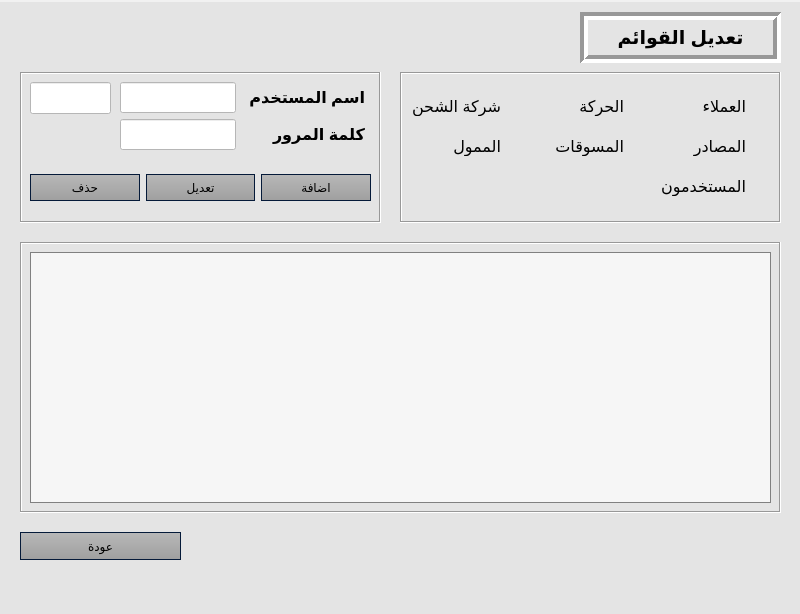
<?xml version="1.0" encoding="UTF-8"?>
<ui version="4.0">
 <class>Managelists</class>
 <widget class="QMainWindow" name="Managelists">
  <property name="geometry">
   <rect>
    <x>0</x>
    <y>0</y>
    <width>800</width>
    <height>614</height>
   </rect>
  </property>
  <property name="windowTitle">
   <string>Manage Lists</string>
  </property>
  <property name="layoutDirection">
   <enum>Qt::RightToLeft</enum>
  </property>
  <property name="styleSheet">
   <string notr="true">background-color: #e4e4e4;
	color: #000;
	selection-background-color: #46a2da;
	selection-color: #fff;</string>
  </property>
  <widget class="QWidget" name="centralwidget">
   <widget class="QPushButton" name="btnBack">
    <property name="geometry">
     <rect>
      <x>20</x>
      <y>530</y>
      <width>161</width>
      <height>28</height>
     </rect>
    </property>
    <property name="styleSheet">
     <string notr="true">QPushButton {
  background-color: qlineargradient(spread:repeat, x1:1, y1:0, x2:1, y2:1, stop:0 rgba(184, 184,      184, 255),stop:1 rgba(159, 159, 159, 255));
	color: #000;
	min-width: 80px;
	border-style: solid;
	border-width: 1px;
	border-color: #051a39;
	padding: 5px;
}
QPushButton#btnBack:hover
{
	background-color: rgba(70,162,218,50%);
	border: 1px solid #46a2da;

}

QPushButton#btnBack:pressed {
    background-color: qlineargradient(x1: 0, y1: 0, x2: 0, y2: 1,
                                      stop: 0 #dadbde, stop: 1 #f6f7fa);
}</string>
    </property>
    <property name="text">
     <string>عودة</string>
    </property>
   </widget>
   <widget class="QFrame" name="frame_3">
    <property name="geometry">
     <rect>
      <x>20</x>
      <y>70</y>
      <width>361</width>
      <height>151</height>
     </rect>
    </property>
    <property name="frameShape">
     <enum>QFrame::Box</enum>
    </property>
    <property name="frameShadow">
     <enum>QFrame::Sunken</enum>
    </property>
    <widget class="QWidget" name="formLayoutWidget">
     <property name="geometry">
      <rect>
       <x>100</x>
       <y>10</y>
       <width>251</width>
       <height>72</height>
      </rect>
     </property>
     <layout class="QFormLayout" name="formLayout">
      <property name="sizeConstraint">
       <enum>QLayout::SetDefaultConstraint</enum>
      </property>
      <property name="fieldGrowthPolicy">
       <enum>QFormLayout::FieldsStayAtSizeHint</enum>
      </property>
      <property name="verticalSpacing">
       <number>6</number>
      </property>
      <item row="0" column="0">
       <widget class="QLabel" name="lblUserName">
        <property name="font">
         <font>
          <family>Arial</family>
          <pointsize>12</pointsize>
          <italic>false</italic>
          <bold>true</bold>
         </font>
        </property>
        <property name="styleSheet">
         <string notr="true">
	background-color: transparent;
	color: rgb(0, 0, 0);</string>
        </property>
        <property name="frameShape">
         <enum>QFrame::Box</enum>
        </property>
        <property name="frameShadow">
         <enum>QFrame::Raised</enum>
        </property>
        <property name="text">
         <string>اسم المستخدم</string>
        </property>
        <property name="textFormat">
         <enum>Qt::PlainText</enum>
        </property>
       </widget>
      </item>
      <item row="0" column="1">
       <widget class="QLineEdit" name="inputUserName">
        <property name="font">
         <font>
          <pointsize>14</pointsize>
         </font>
        </property>
        <property name="styleSheet">
         <string notr="true">background-color: rgb(255, 255, 255);</string>
        </property>
       </widget>
      </item>
      <item row="1" column="1">
       <widget class="QLineEdit" name="inputPassword">
        <property name="font">
         <font>
          <pointsize>14</pointsize>
         </font>
        </property>
        <property name="styleSheet">
         <string notr="true">background-color: rgb(255, 255, 255);</string>
        </property>
       </widget>
      </item>
      <item row="1" column="0">
       <widget class="QLabel" name="lblUserName_2">
        <property name="font">
         <font>
          <family>Arial</family>
          <pointsize>12</pointsize>
          <italic>false</italic>
          <bold>true</bold>
         </font>
        </property>
        <property name="styleSheet">
         <string notr="true">
	background-color: transparent;
	color: rgb(0, 0, 0);</string>
        </property>
        <property name="frameShape">
         <enum>QFrame::Box</enum>
        </property>
        <property name="frameShadow">
         <enum>QFrame::Raised</enum>
        </property>
        <property name="text">
         <string>كلمة المرور</string>
        </property>
        <property name="textFormat">
         <enum>Qt::PlainText</enum>
        </property>
       </widget>
      </item>
     </layout>
    </widget>
    <widget class="QLineEdit" name="inputUnknown">
     <property name="geometry">
      <rect>
       <x>10</x>
       <y>10</y>
       <width>81</width>
       <height>32</height>
      </rect>
     </property>
     <property name="font">
      <font>
       <pointsize>14</pointsize>
      </font>
     </property>
     <property name="styleSheet">
      <string notr="true">background-color: rgb(255, 255, 255);</string>
     </property>
    </widget>
    <widget class="QWidget" name="horizontalLayoutWidget">
     <property name="geometry">
      <rect>
       <x>10</x>
       <y>90</y>
       <width>341</width>
       <height>51</height>
      </rect>
     </property>
     <layout class="QHBoxLayout" name="horizontalLayout">
      <item>
       <widget class="QPushButton" name="btnAdd">
        <property name="styleSheet">
         <string notr="true">QPushButton {
  background-color: qlineargradient(spread:repeat, x1:1, y1:0, x2:1, y2:1, stop:0 rgba(184, 184,      184, 255),stop:1 rgba(159, 159, 159, 255));
	color: #000;
	min-width: 80px;
	border-style: solid;
	border-width: 1px;
	border-color: #051a39;
	padding: 5px;
}
QPushButton#btnAdd:hover
{
	background-color: rgba(70,162,218,50%);
	border: 1px solid #46a2da;

}

QPushButton#btnAdd:pressed {
    background-color: qlineargradient(x1: 0, y1: 0, x2: 0, y2: 1,
                                      stop: 0 #dadbde, stop: 1 #f6f7fa);
}</string>
        </property>
        <property name="text">
         <string>اضافة</string>
        </property>
       </widget>
      </item>
      <item>
       <widget class="QPushButton" name="btnEdit">
        <property name="styleSheet">
         <string notr="true">QPushButton {
  background-color: qlineargradient(spread:repeat, x1:1, y1:0, x2:1, y2:1, stop:0 rgba(184, 184,      184, 255),stop:1 rgba(159, 159, 159, 255));
	color: #000;
	min-width: 80px;
	border-style: solid;
	border-width: 1px;
	border-color: #051a39;
	padding: 5px;
}
QPushButton#btnEdit:hover
{
	background-color: rgba(70,162,218,50%);
	border: 1px solid #46a2da;

}

QPushButton#btnEdit:pressed {
    background-color: qlineargradient(x1: 0, y1: 0, x2: 0, y2: 1,
                                      stop: 0 #dadbde, stop: 1 #f6f7fa);
}</string>
        </property>
        <property name="text">
         <string>تعديل</string>
        </property>
       </widget>
      </item>
      <item>
       <widget class="QPushButton" name="btnDelete">
        <property name="styleSheet">
         <string notr="true">QPushButton {
  background-color: qlineargradient(spread:repeat, x1:1, y1:0, x2:1, y2:1, stop:0 rgba(184, 184,      184, 255),stop:1 rgba(159, 159, 159, 255));
	color: #000;
	min-width: 80px;
	border-style: solid;
	border-width: 1px;
	border-color: #051a39;
	padding: 5px;
}
QPushButton#btnDelete:hover
{
	background-color: rgba(70,162,218,50%);
	border: 1px solid #46a2da;

}

QPushButton#btnDelete:pressed {
    background-color: qlineargradient(x1: 0, y1: 0, x2: 0, y2: 1,
                                      stop: 0 #dadbde, stop: 1 #f6f7fa);
}</string>
        </property>
        <property name="text">
         <string>حذف</string>
        </property>
       </widget>
      </item>
     </layout>
    </widget>
   </widget>
   <widget class="QFrame" name="frame_2">
    <property name="geometry">
     <rect>
      <x>20</x>
      <y>240</y>
      <width>761</width>
      <height>271</height>
     </rect>
    </property>
    <property name="frameShape">
     <enum>QFrame::Box</enum>
    </property>
    <property name="frameShadow">
     <enum>QFrame::Sunken</enum>
    </property>
    <widget class="QListView" name="listViewManageLists">
     <property name="geometry">
      <rect>
       <x>10</x>
       <y>10</y>
       <width>741</width>
       <height>251</height>
      </rect>
     </property>
     <property name="styleSheet">
      <string notr="true">QListView 
{
	background-color: #f6f6f6;
    border : none;
    color: #000;
    show-decoration-selected: 1; 
    outline: 0;
	border: 1px solid gray;

}


QListView#listViewManageLists::disabled 
{
	background-color: #656565;
	color: #1b1b1b;
    border: 1px solid #656565;

}


QListView#listViewManageLists::item 
{
	background-color: #f6f6f6;
    padding: 1px;

}


QListView#listViewManageLists::item:alternate 
{
    background-color: #c6c6c6;

}


QListView#listViewManageLists::item:alternate:selected
{
    background-color: red;

}


QListView#listViewManageLists::item:selected 
{
	background-color: #b78620;
	border: 1px solid #b78620;
	color: #fff;

}


QListView#listViewManageLists::item:selected:!active 
{
	background-color: #46a2da;
	border: 1px solid #46a2da;
	color: #fff;

}


QListView#listViewManageLists::item:selected:active 
{
	background-color: #46a2da;
	border: 1px solid #46a2da;
	color: #fff;

}


QListView#listViewManageLists::item:hover {
    background-color: #5e5e5e;
    border: none;
    color: #000;

}</string>
     </property>
    </widget>
   </widget>
   <widget class="QFrame" name="frame">
    <property name="geometry">
     <rect>
      <x>580</x>
      <y>10</y>
      <width>201</width>
      <height>51</height>
     </rect>
    </property>
    <property name="frameShape">
     <enum>QFrame::Box</enum>
    </property>
    <property name="frameShadow">
     <enum>QFrame::Sunken</enum>
    </property>
    <property name="lineWidth">
     <number>4</number>
    </property>
    <widget class="QLabel" name="label">
     <property name="geometry">
      <rect>
       <x>30</x>
       <y>10</y>
       <width>141</width>
       <height>31</height>
      </rect>
     </property>
     <property name="font">
      <font>
       <family>Arial</family>
       <pointsize>14</pointsize>
       <bold>true</bold>
      </font>
     </property>
     <property name="text">
      <string>تعديل القوائم</string>
     </property>
     <property name="alignment">
      <set>Qt::AlignCenter</set>
     </property>
    </widget>
   </widget>
   <widget class="QFrame" name="frame_4">
    <property name="geometry">
     <rect>
      <x>400</x>
      <y>70</y>
      <width>381</width>
      <height>151</height>
     </rect>
    </property>
    <property name="frameShape">
     <enum>QFrame::Box</enum>
    </property>
    <property name="frameShadow">
     <enum>QFrame::Sunken</enum>
    </property>
    <widget class="QWidget" name="verticalLayoutWidget">
     <property name="geometry">
      <rect>
       <x>5</x>
       <y>10</y>
       <width>361</width>
       <height>131</height>
      </rect>
     </property>
     <layout class="QVBoxLayout" name="verticalLayout">
      <item>
       <layout class="QHBoxLayout" name="horizontalLayout_3">
        <item>
         <widget class="QRadioButton" name="rdbAgents">
          <property name="font">
           <font>
            <family>Arial</family>
            <pointsize>12</pointsize>
            <bold>false</bold>
           </font>
          </property>
          <property name="styleSheet">
           <string notr="true">QRadioButton 
{
	color: #000;
	background-color: transparent;

}


QRadioButton#rdbAgents::indicator::unchecked:hover 
{
	background-color: darkgray;
	border: 2px solid #46a2da;
	border-radius: 6px;
}


QRadioButton#rdbAgents::indicator::checked 
{
	border: 2px solid #52beff;
	border-radius: 6px;
	background-color: #0088da;  
	width: 9px; 
	height: 9px; 

}</string>
          </property>
          <property name="text">
           <string>العملاء</string>
          </property>
         </widget>
        </item>
        <item>
         <widget class="QRadioButton" name="rdbMovement">
          <property name="font">
           <font>
            <family>Arial</family>
            <pointsize>12</pointsize>
            <bold>false</bold>
           </font>
          </property>
          <property name="styleSheet">
           <string notr="true">QRadioButton 
{
	color: #000;
	background-color: transparent;

}


QRadioButton#rdbMovement::indicator::unchecked:hover 
{
	background-color: darkgray;
	border: 2px solid #46a2da;
	border-radius: 6px;
}


QRadioButton#rdbMovement::indicator::checked 
{
	border: 2px solid #52beff;
	border-radius: 6px;
	background-color: #0088da;  
	width: 9px; 
	height: 9px; 

}</string>
          </property>
          <property name="text">
           <string>الحركة</string>
          </property>
         </widget>
        </item>
        <item>
         <widget class="QRadioButton" name="rdbShipping">
          <property name="font">
           <font>
            <family>Arial</family>
            <pointsize>12</pointsize>
            <italic>false</italic>
            <bold>false</bold>
           </font>
          </property>
          <property name="styleSheet">
           <string notr="true">QRadioButton 
{
	color: #000;
	background-color: transparent;

}


QRadioButton#rdbShipping::indicator::unchecked:hover 
{
	background-color: darkgray;
	border: 2px solid #46a2da;
	border-radius: 6px;
}


QRadioButton#rdbShipping::indicator::checked 
{
	border: 2px solid #52beff;
	border-radius: 6px;
	background-color: #0088da;  
	width: 9px; 
	height: 9px; 

}</string>
          </property>
          <property name="text">
           <string>شركة الشحن</string>
          </property>
         </widget>
        </item>
       </layout>
      </item>
      <item>
       <layout class="QHBoxLayout" name="horizontalLayout_2">
        <item>
         <widget class="QRadioButton" name="rdbSource">
          <property name="font">
           <font>
            <family>Arial</family>
            <pointsize>12</pointsize>
            <bold>false</bold>
           </font>
          </property>
          <property name="styleSheet">
           <string notr="true">QRadioButton 
{
	color: #000;
	background-color: transparent;

}


QRadioButton#rdbSource::indicator::unchecked:hover 
{
	background-color: darkgray;
	border: 2px solid #46a2da;
	border-radius: 6px;
}


QRadioButton#rdbSource::indicator::checked 
{
	border: 2px solid #52beff;
	border-radius: 6px;
	background-color: #0088da;  
	width: 9px; 
	height: 9px; 

}</string>
          </property>
          <property name="text">
           <string>المصادر</string>
          </property>
         </widget>
        </item>
        <item>
         <widget class="QRadioButton" name="rdbSalesAgent">
          <property name="font">
           <font>
            <family>Arial</family>
            <pointsize>12</pointsize>
            <italic>false</italic>
            <bold>false</bold>
           </font>
          </property>
          <property name="styleSheet">
           <string notr="true">QRadioButton 
{
	color: #000;
	background-color: transparent;

}


QRadioButton#rdbSalesAgent::indicator::unchecked:hover 
{
	background-color: darkgray;
	border: 2px solid #46a2da;
	border-radius: 6px;
}


QRadioButton#rdbSalesAgen::indicator::checked 
{
	border: 2px solid #52beff;
	border-radius: 6px;
	background-color: #0088da;  
	width: 9px; 
	height: 9px; 

}</string>
          </property>
          <property name="text">
           <string>المسوقات</string>
          </property>
         </widget>
        </item>
        <item>
         <widget class="QRadioButton" name="rdbFund">
          <property name="font">
           <font>
            <family>Arial</family>
            <pointsize>12</pointsize>
            <bold>false</bold>
           </font>
          </property>
          <property name="styleSheet">
           <string notr="true">QRadioButton 
{
	color: #000;
	background-color: transparent;

}


QRadioButton#rdbFund::indicator::unchecked:hover 
{
	background-color: darkgray;
	border: 2px solid #46a2da;
	border-radius: 6px;
}


QRadioButton#rdbFund::indicator::checked 
{
	border: 2px solid #52beff;
	border-radius: 6px;
	background-color: #0088da;  
	width: 9px; 
	height: 9px; 

}</string>
          </property>
          <property name="text">
           <string>الممول</string>
          </property>
         </widget>
        </item>
       </layout>
      </item>
      <item>
       <widget class="QRadioButton" name="rdbUsers">
        <property name="font">
         <font>
          <family>Arial</family>
          <pointsize>12</pointsize>
          <bold>false</bold>
         </font>
        </property>
        <property name="styleSheet">
         <string notr="true">QRadioButton 
{
	color: #000;
	background-color: transparent;

}


QRadioButton#rdbUsers::indicator::unchecked:hover 
{
	background-color: darkgray;
	border: 2px solid #46a2da;
	border-radius: 6px;
}


QRadioButton#rdbUsers::indicator::checked 
{
	border: 2px solid #52beff;
	border-radius: 6px;
	background-color: #0088da;  
	width: 9px; 
	height: 9px; 

}</string>
        </property>
        <property name="text">
         <string>المستخدمون</string>
        </property>
       </widget>
      </item>
     </layout>
    </widget>
   </widget>
  </widget>
  <widget class="QMenuBar" name="menubarManageLists">
   <property name="geometry">
    <rect>
     <x>0</x>
     <y>0</y>
     <width>800</width>
     <height>24</height>
    </rect>
   </property>
   <property name="styleSheet">
    <string notr="true">QMenuBar 
{
	background-color: qlineargradient(spread:repeat, x1:1, y1:0, x2:1, y2:1, stop:0 rgba(227, 227, 227, 255),stop:1 rgba(187, 187, 187, 255));
	border: 1px solid #f1f1f1;
	color: #000;

}


QMenuBar#menubarManageLists::item 
{
	background-color: transparent;

}


QMenuBar#menubarManageLists::item:selected 
{
	background-color: rgba(70,162,218,50%);
	border: 1px solid #46a2da;
	color: #000;

}


QMenuBar#menubarManageLists::item:pressed 
{
	background-color: #46a2da;
	border: 1px solid #46a2da;
	color: #fff;

}
</string>
   </property>
  </widget>
  <widget class="QStatusBar" name="statusbar"/>
 </widget>
 <resources/>
 <connections/>
</ui>
